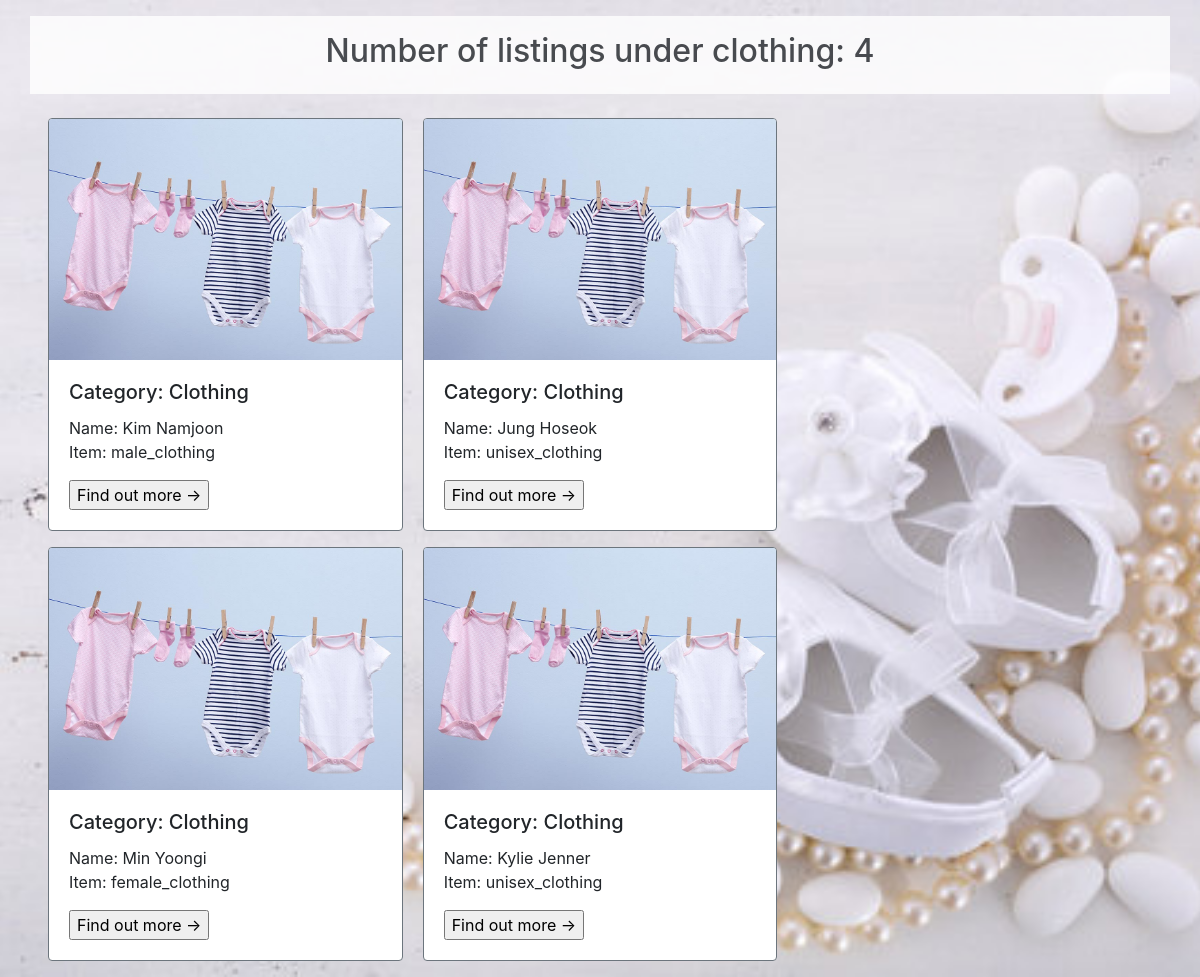
/misc/show_bcategory.php?cat=clothing, run on the app's committed database.
### tables this page shows
CREATE TABLE if not exists donorlisting (
  username varchar(256) NOT NULL,
  category varchar(256) NOT NULL,
  item varchar(256) NOT NULL,
  quantity varchar(256) NOT NULL,
  itemcondition varchar(256) NOT NULL
);

### database/DonationDAO.php (called while the page is built, shortened)
<?php
  class DonationDAO {
    public function getDonationByCat($category) {
      $connMgr = new ConnectionManager();
      $pdo = $connMgr->connect();
      $sql = 'SELECT username, category, item FROM donorlisting where category = :category';
      $stmt = $pdo->prepare($sql);
      $stmt->bindParam(':category', $category, PDO::PARAM_STR);
      $stmt->execute();
      $result = [];
      $stmt->setFetchMode(PDO::FETCH_ASSOC);
      while($row = $stmt->fetch()) {
        $result[] = new Donation($row['username'], $row['category'], $row['item']);
      }
      return $result;
    }
  }
?>

### database/common.php (called while the page is built, shortened)
<?php
spl_autoload_register(function($class) {
    $path = $class . ".php";
});
?>

### database/Donation.php (called while the page is built)
<?php
    class Donation{
        private $username;
        private $category;
        private $item;
        public function __construct($username, $category, $item){
            $this->username = $username;
            $this->category = $category;
            $this->item = $item;
        }
        public function getName(){
            return $this->username;
        }
        public function getCategory(){
            return $this->category;
        }
        public function getItem() {
            return $this->item;
        }
    }
?>

### misc/show_bcategory.php (the view, shortened to what this page needs)
<?php
    require_once "../database/common.php";
?>
<!DOCTYPE html>
<html lang="en">
<head>
    <link rel="stylesheet" href="https://stackpath.bootstrapcdn.com/bootstrap/4.5.2/css/bootstrap.min.css">
</head>
<body>
    <?php
        $category = $_GET["cat"];
        $dao = new DonationDAO;
        $listings = $dao->getDonationByCat($category);
        $count = count($listings);
        echo "<div class='container text-center p-3 mt-3 heading'> <h2>Number of listings under {$category}: {$count}</h2></div>";
        echo "<br>";
        echo "<div class='card-columns px-5'>";
        foreach ($listings as $listing){
            echo "<div class='card border-secondary mb-3'>";
            if ($listing->getCategory() == 'clothing') {
                echo "<img class='card-img-top' src='../images/cardclothes.jpg' alt='Card image cap'>";
            }
            elseif ($listing->getCategory() == 'toys') {
                echo "<img class='card-img-top' src='../images/cardtoys.jpg' alt='Card image cap'>";
            }
            elseif ($listing->getCategory() == 'hygiene') {
                echo "<img class='card-img-top' src='../images/cardhygiene.jpg' alt='Card image cap'>";
            }
            echo"
            <div class='card-body'>
                <form action='./display_bpopup.php'>
                    <h5 class='card-title'>Category: "; echo ucfirst($listing->getCategory()); echo"</h5>
                    <p class='card-text'>Name: {$listing->getName()}<br>Item: {$listing->getItem()}<br> </p>
                    <input type='hidden' name='u_name' value='{$listing->getName()}'>
                    <input type='submit' value='Find out more &#8594;'>
                </form>
            </div>
        </div>";
        }
        ?>
    </div>
</body>
</html>

### misc/show_bcategory.php (style rules this page uses)
body { background-image: url("../images/showcatHygiene.jpg"); background-position: center; background-repeat: no-repeat; background-size: cover; }
.heading { background-color: white; opacity: 0.8; }

### data on the page
donorlisting: category "clothing", category "Clothing", username "Kylie Jenner", item "unisex_clothing"
donorlisting: category "Clothing", username "Kim Namjoon", item "male_clothing"
donorlisting: category "Clothing", username "Min Yoongi", item "female_clothing"
donorlisting: category "Clothing", username "Jung Hoseok", item "unisex_clothing"

### other printed values
$count "4"
